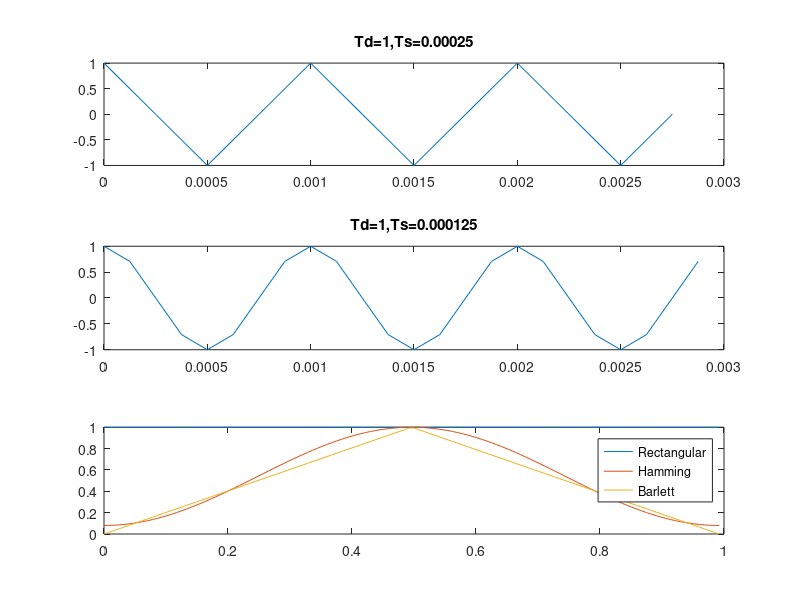
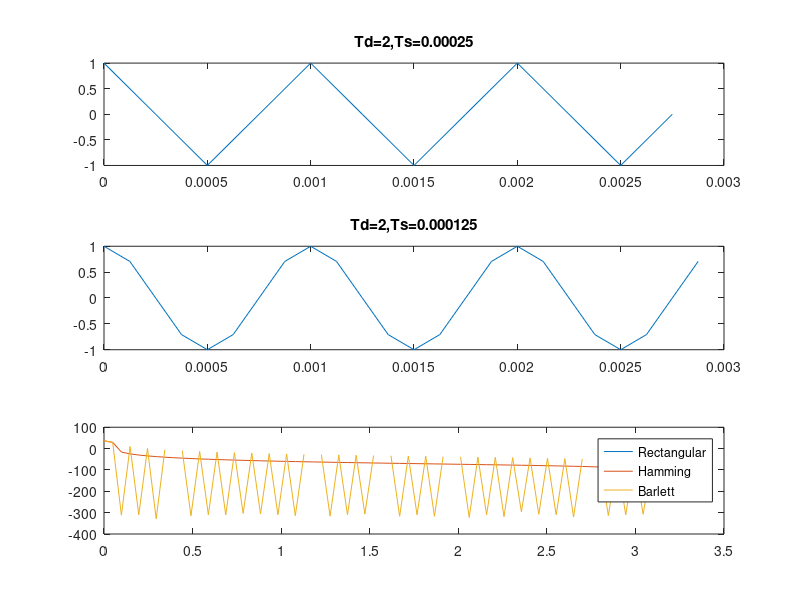
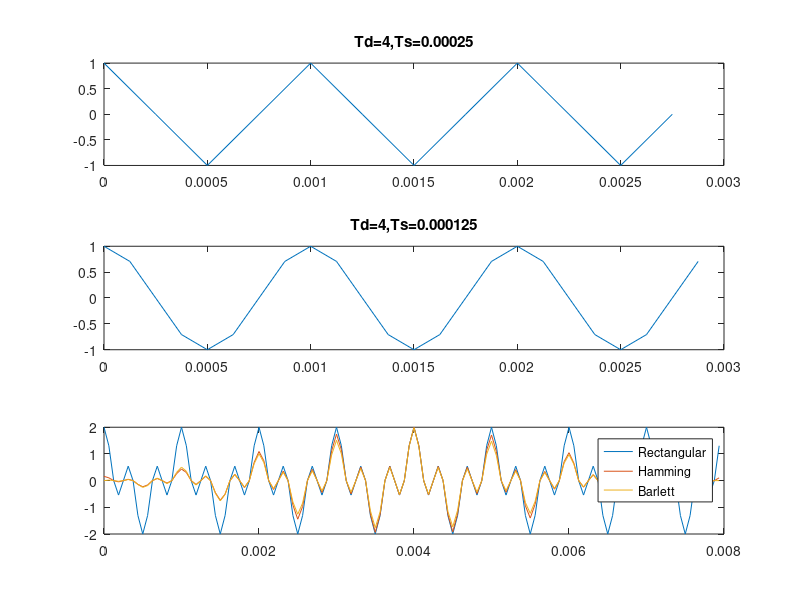
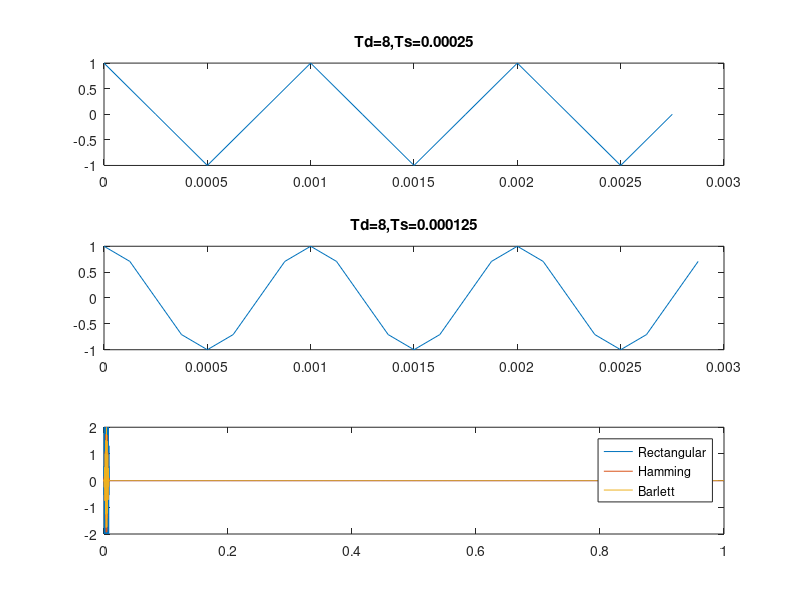

Source code (MATLAB) for these figures, in order: (Note: this script raises an error after producing the figures.)
%% Assignment 2, Luiz Medeiros;
%  

%%Exercise 1
clc,clear all,close all;
%a. 
Td=[1 2 4 8 16]; % final sampling time in seconds;
sr=[4 8 16];    % sampling rate;
f0=1000;
Fs=[];
Ts=[];
t=[];   % will serve to store our final time frames based on the 
        % above evaluations;
x=[];
strTd='';
strTs='';
strF='';
lt=[];
for k=1:5
    strTd=num2str(Td(k));
    figure(k);
    for n=1:3
        Fs(n)=sr(n)*f0;
        Ts(n)=1/Fs(n);
        t=0:Ts(n):Td(k)-Ts(n);
        x=cos(2*pi*f0*t);
        strTs=num2str(Ts(n));
        strF=strcat('Td= ',strTd,',','Ts= ',strTs);
        lt=size(find(t<0.003)); % This will provide me all the samples before 3 ms. 
        
%         subplot(3,1,n),plot(x(1,1:f0*Td(k)*0.00225)),title(strF);
        subplot(3,1,n),plot(t(1,1:lt(1,2)),x(1,1:lt(1,2))),title(strF); % only outputting the samples up to 3ms.
        
        
    end
        
end

for k=1:5
    strTd=num2str(Td(k));
    figure(5+k);
    for n=1:3
        Fs(n)=sr(n)*f0;
        Ts(n)=1/Fs(n);
        t=0:Ts(n):Td(k)-Ts(n);
        x=cos(2*pi*f0*t);
        strTs=num2str(Ts(n));
        strF=strcat('Td= ',strTd,',','Ts= ',strTs);
        lt=size(find(t<0.003)); % This will provide me all the samples before 3 ms. 
        
%         subplot(3,1,n),plot(x(1,1:f0*Td(k)*0.00225)),title(strF);
        subplot(3,1,n),stem(t(1,1:lt(1,2)),x(1,1:lt(1,2))),title(strF); % only outputting the samples up to 3ms.
        
        
    end
    
    
end

%1.b. 
nfft=512;   % 2^(fix((log2(xSize+2)))
fs=Fs(3);fss=[];
ts=1/fs;
fx=[];
fxx=[];
x=[];t=[];tt=[];
figure;
for k=1:5
    strTd=num2str(Td(k));
    t=0:ts:Td(k)-ts;
    x=cos(2*pi*f0*t);
    fx=fft(x,nfft);
    fxx=abs(fx(1:nfft/2+1));
    fss=[0:nfft/2]*fs/nfft;
    strF=strcat('Td= ',strTd,';');
    subplot(5,1,k),plot(fss,fxx),title(strF); % only outputting the samples up to 3ms. 



end

%% c. 

nfft=[16 26 64 128];
fs=16*f0;
ts=1/fs;
fx=[];
fxx=[];
x=[];t=[];tt=[];om=[];
ix=[];
figure(7),figure(8);
tix=[];
strnfft='';
for k=1:4
    strnfft=num2str(nfft(k));
    t=0:ts:Td(3)-ts;
    x=cos(2*pi*f0*t);
    fx=fft(x,nfft(k));
    ix=ifft(fx,nfft(k));
    tix=[0:length(ix)-1]/ts;
    fxx=abs(fx(1:nfft(k)/2+1));
    fss=[0:nfft(k)/2]*fs/nfft(k);
    om=2*pi*fss/fs;
    strF=strcat('nfft= ',strnfft,';');
    figure(7),subplot(4,1,k),plot(fss,fxx),title(strF),xlabel('x=frequency'); % only outputting the samples up to 3ms. 
    
    figure(8),subplot(4,1,k),plot(tix,ix),title(strF),xlabel('x=time');
    figure(9),subplot(4,1,k),plot(om,fxx),title(strF),xlabel('x=Omega');

end

%% d,e; beginning work on the the window portion. 
% 
clc,clear all,close all;
f0=1000;
fs=16*f0;
ts=1/fs;
Td=1;
nfft=128;
strR='Rectangular';
strH='Hamming';
strB='Barlett';
t=0:ts:Td-ts;
tw=0:1/nfft:Td-1/nfft;
lt=length(t);
x=cos(2*pi*f0*t)+cos(2*pi*3000*t);
w=[window(@rectwin,nfft) window(@hamming,nfft) window(@bartlett,nfft) ];
w=w';
fw=[];
ww=[];
fxw=[];
fAbsXw=[];
a=length(x)-128;
z=zeros(1,a);
xw=[];
for k=1:3
    ww(k,:)=[w(k,:) z];
    xw(k,:)=ww(k,:).*x;
    fxw(k,:)=fft(xw(k,:));
    fAbsXw(k,:)=abs(fxw(k,:));
end

wAbs=[];
for k=1:3
    fw(k,:)=fft(w(k,:),nfft);
    wAbs(k,:)=abs(fw(k,:));  
end
f=(0:nfft/2-1)*2*pi/nfft;
figure(1),plot(tw,w),legend(strR,strH,strB); % plotting against time; 
figure(2),plot(f,20*log10(wAbs(:,1:length(f)))),legend(strR,strH,strB);
figure(3),plot(t(1,1:128),xw(:,1:length(tw))),legend(strR,strH,strB);
figure(4),plot(t,xw),legend(strR,strH,strB);
% fwx=(0:length(fAbsXw(1,:))/2-1)*2*pi*1/length(fAbsXw(1,:));
fwx=(0:length(fAbsXw(1,:))/2-1)*2*pi*ts;
figure(5),plot(fwx,fAbsXw(:,1:length(fwx))),legend(strR,strH,strB),title('mag(XW)  vs OMEGA');
figure(5),plot(fwx,20*log10(fAbsXw(:,1:length(fwx)))),legend(strR,strH,strB),title('mag(XW) dB vs OMEGA');

col='brgk';
zoom xon;

%% Exercise 2;
clear;close all;clc;

load('chb01_02_edfm.mat');
% sr=256;
x=val(7,:);
nfft=2^(fix(log2(length(x)))+2);
figure,plot(x),title('x vs sample');
clear val;
X=fft(x,nfft);

absX=abs(X);
% From the information file, we know that the 
% sampling frequency is 256Hz.
% In addition, we also know that the duration is 10 minutes;(0:10);
fs=256;
ts=1/fs;
td=ts*length(x); % the duration of the siganl equals to the period of each sample times the total number of samples in the signal;
t=0:ts:td-ts;
figure,plot(t,x),title('x vs time t');
f=(0:nfft/2-1)*fs/nfft;
figure, plot(f,absX(1,1:nfft/2)),ylabel('mag(X)'),xlabel('frequency f'),title('mag of X vs f without filtering;');
om=2*pi*f/fs;
figure, plot(om,20*log10(absX(1,1:nfft/2))),ylabel('mag(X) dB'),xlabel('frequency f'),title('mag (x) dB vs Omega Without Filtering');
% After using the spectral tip to determine the frequencies to take away
% from our signal, we will define them here an begin the filtering. 
w1=16;w2=32;w3=44;w4=48;w5=60;w6=64;w7=76;w8=80;w9=96;w10=112;
w=[w1 w2 w3 w4 w5 w6 w7 w8 w9 w10];
w=w/fs*2*pi;
% after we have all of our frequencies decided, we begin by devising our
% filters based on that information; 
r=0.99;
H=[zeros(10,nfft/2)];
w0=[zeros(1,10)];
a=[zeros(10,3)];
b=[zeros(10,3)];
for k=1:10
    w0=w(1,k);
    b(k,:)=[1 -2*cos(w0) 1];
    a(k,:)=[1 -2*r*cos(w0) r^2];
    H(k,:)=freqz(b(k,:),a(k,:),nfft/2);% H represents our filter function; 
    
end
figure,
hold on,
grid minor,
for k=1:10
    
    plot(om,20*log10(abs(H(k,:)))) ;
    
    
end
plot(om,20*log10(absX(1,1:nfft/2)),'-r'),
title('dB of the filter function and magX');

clear y k;
y=x;

for k=1:10
    
    
    y=filter(b(k,:),a(k,:),y); % here we are filtering x;
    %k;
end


Y=fft(y,nfft);
magY=abs(Y(1:nfft/2));
figure,

plot(f,magY),
title('magY vs f');
figure,
plot(f,20*log10(magY)),title('dB of the magnitude of Y');




zoom xon;



%% b
close all;clc;
yy=y';
xx=x'; % I had to do this because the frames function 
% only accepts matrices nx1;
[xframe,xHoptime]=frames(xx,td,0.6,fs);
[yframe,yHoptime]=frames(yy,td,0.6,fs);
XX=fft(xframe,nfft);
YY=fft(yframe,nfft);
magXX=abs(XX(1:nfft/2+1,:));
magYY=abs(YY(1:nfft/2+1,:));
lmag=length(magXX(1,:));
ff=[0:lmag/2]*fs/lmag;

figure,

for k=1:lmag
%     subplot(2,1,1),plot(f(1:nfft/4),magXX(1:nfft/4,k),'-b'),title('Magnitude of X');
%     subplot(2,1,2),plot(f(1:nfft/4),magYY(1:nfft/4,k),'-r'),title('Maginitude of Y');
%     pause(0.05);
    subplot(2,1,1),plot(ff(1,k),magXX(:,k),'-b'),title('Magnitude of X');
    subplot(2,1,2),plot(ff(1,k),magYY(:,k),'-r'),title('Maginitude of Y');
    pause(0.05);
end



%zoom xon;
%% C. 
fh
Z=fhb*Y;

